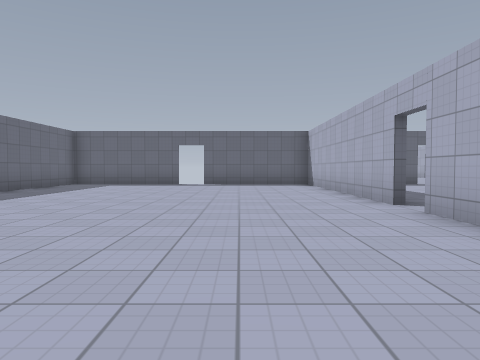
[1] (above)

19 first-person views from a walk through a level from a Godot 3-D game. The camera is 1.2 m above the floor, tilts 2° down and sees 70° across. The floor is counted in squares, 2 m on a side. Each view is taken from the middle of a square. On the plan, view 1 faces up. The plan holds only what a view shows up to about 10 squares ahead; the rest is blank. Characters and animated objects are left out. Surface patterns are stand-ins for the level's own textures.

[2]
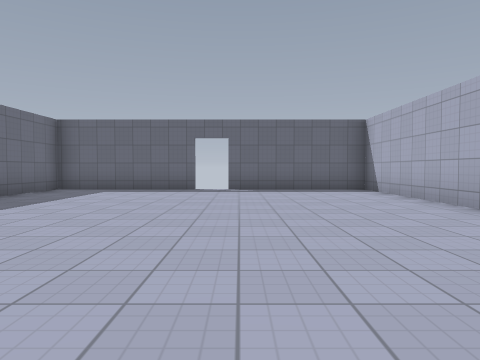

[3]
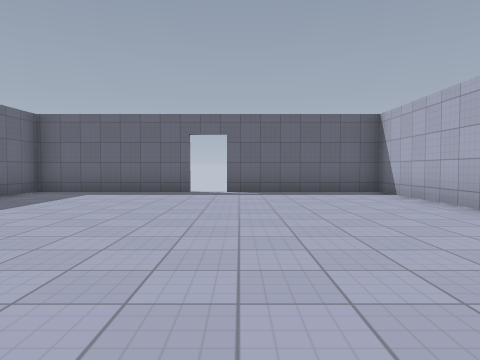

[4]
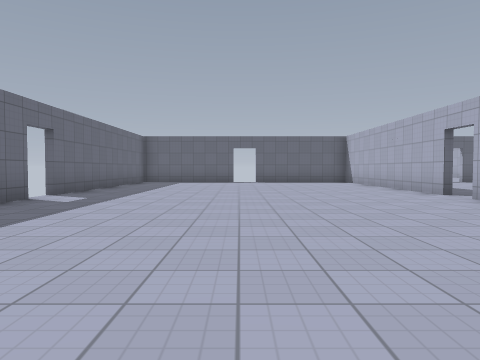

[5]
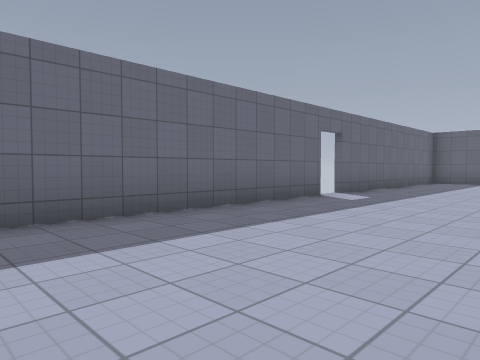

[6]
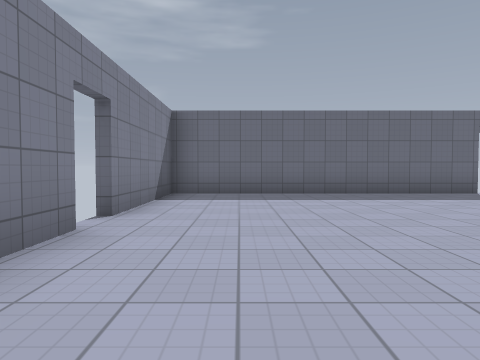

[7]
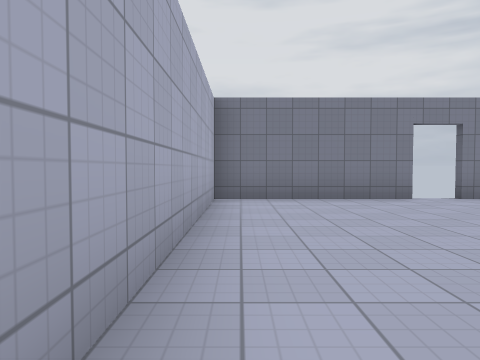

[8]
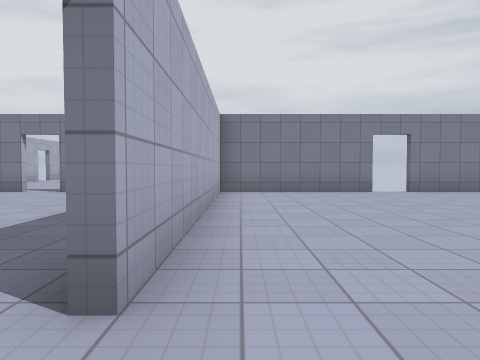

[9]
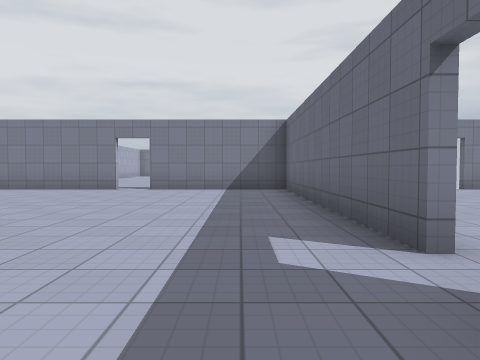

[10]
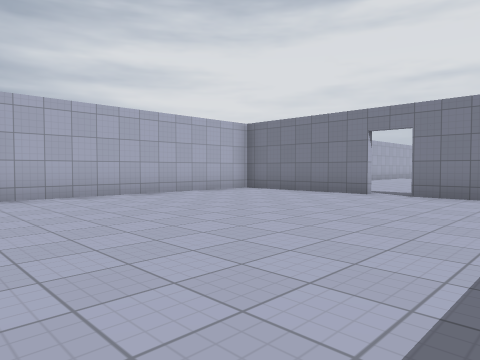

[11]
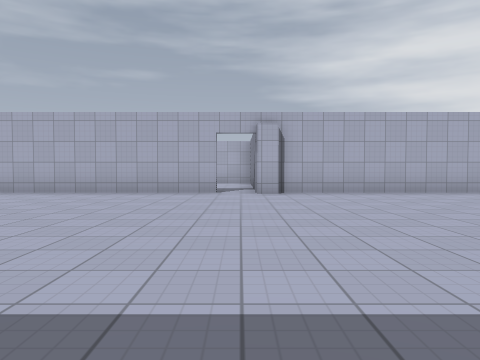

[12]
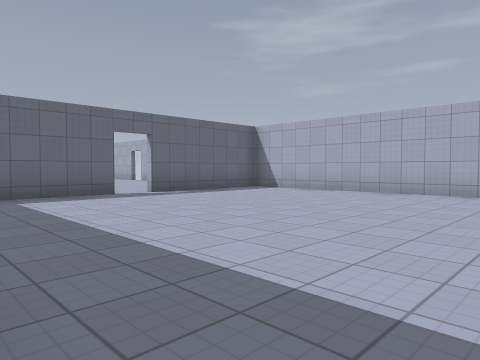

[13]
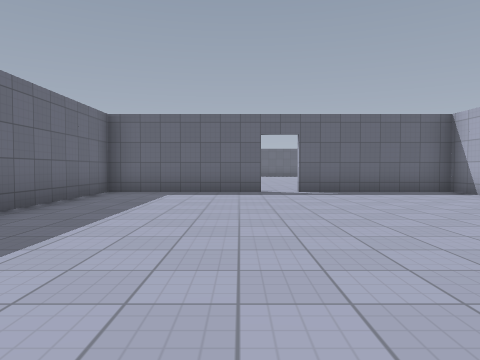

[14]
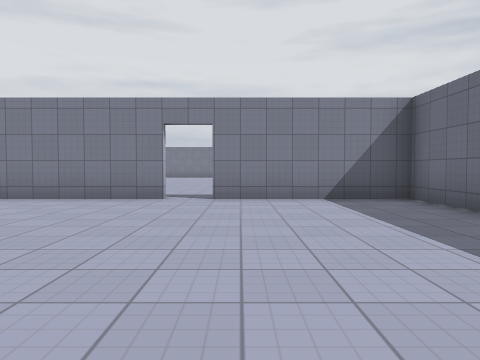

[15]
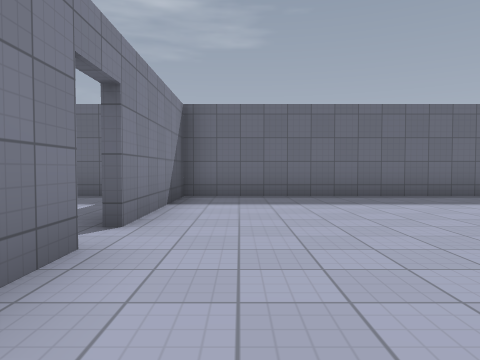

[16]
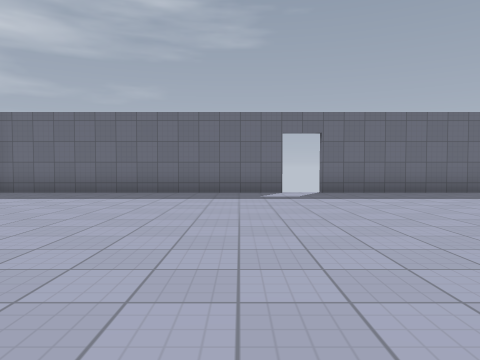

[17]
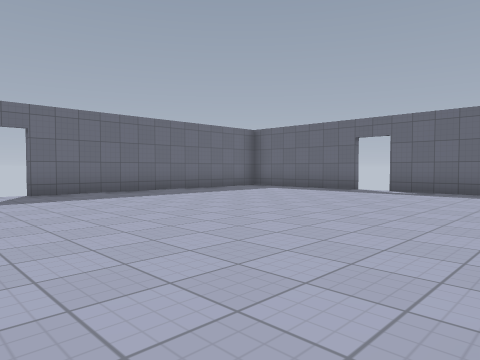

[18]
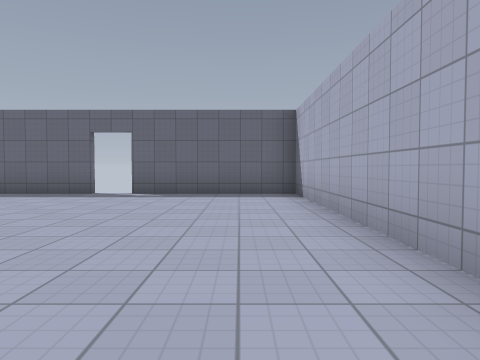

[19]
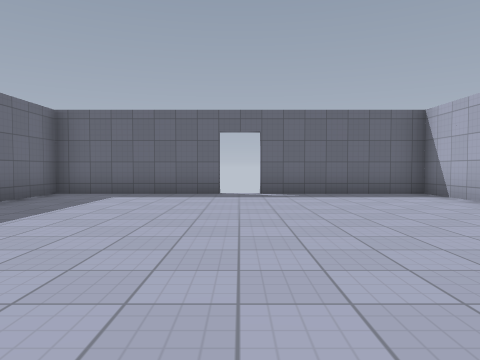

### Floor plan
Points are (right, up) in squares from view 1. A wall is a line through its corners. A room is listed if a view was taken in it or the views show most of it. See-through windows are left out.
Room 1 (views 1, 2, 3, 4, 5, 6, 7, 8)
walls: (-6.1, 4.8) (-6.1, -2.6) (-2.2, -2.6); (2.5, 5.5) (2.5, 12.8); (-2.2, 12.6) (-6.1, 12.6) (-6.1, 5.5); (-1.4, -2.6) (2.5, -2.6) (2.5, 4.6); (3.1, 12.6) (-1.4, 12.6)
ways out: opening at (3, 5) to room 2; gap at (-1, -3); gap at (-1, 13)
Room 2 (views 9, 10, 11, 12, 13, 14)
walls: (11, 4) (11, 4.6); (2.7, 4.6) (2.7, -2.6) (6.6, -2.6); (11.3, 5.5) (11.3, 12.6) (7.4, 12.6); (6.6, 12.6) (3.1, 12.6); (7.4, -2.6) (10.8, -2.6); (11.3, -1.9) (11.3, 4.1); (2.7, 12.6) (2.7, 8.6)
ways out: opening at (3, 5) to room 1; opening at (7, 13) to room 3; opening at (7, -3); opening at (11, 5)
Room 3 (views 15, 16, 17, 18, 19)
walls: (11.3, 21.8) (11.3, 28) (7.4, 28); (2.7, 20) (2.7, 12.8); (6.6, 28) (2.7, 28) (2.7, 20.9); (7.4, 12.8) (8.4, 12.8); (2.5, 12.8) (6.6, 12.8)
ways out: opening at (7, 13) to room 2

Positions as (right, up) in squares from view 1, and headings:
1: (0, 0), facing up
2: (-1, 3), facing up
3: (-1, 4), facing up
4: (-2, -2), facing up
5: (-2, -2), facing up-left
6: (2, -1), facing left
7: (2, 4), facing down
8: (2, 6), facing down
9: (4, 7), facing down
10: (4, 5), facing down-right
11: (3, 5), facing right
12: (3, 5), facing up-right
13: (6, 4), facing up
14: (6, 4), facing down
15: (10, 14), facing left
16: (11, 19), facing left
17: (11, 19), facing up-left
18: (10, 20), facing up
19: (7, 20), facing up
